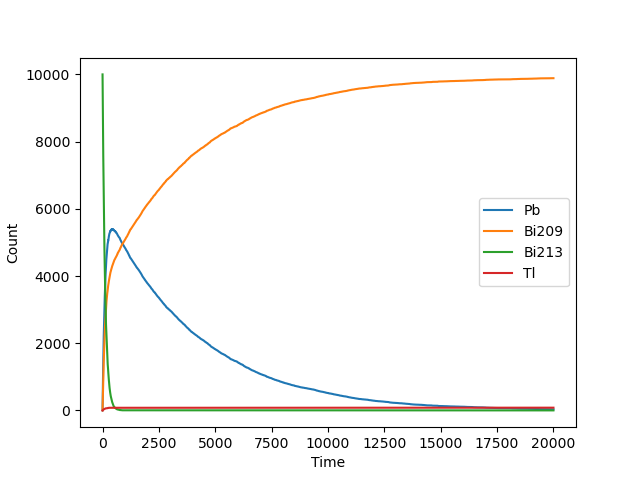

Recreate this plot in Python.
import numpy as np
import matplotlib.pyplot as plt

# Time step in seconds
dt = 1 

# Half-life values in minutes
tau1, tau2, tau3 = 46, 2.2, 3.3 

def decay_type1(N1, N2, N3, N4):
    """Function to simulate change of first isotope"""
    change = np.random.uniform(0,1, size=N1)
    prob = 1 - 2**(-dt / (tau1 * 60))
    change = int(np.sum(np.array(change <= prob )))
    N1 -= change
    N2 += change
    return (N1, N2, N3, N4)

def decay_type2(N1, N2, N3, N4):
    """Function to simulate change of second isotope"""
    change = np.random.uniform(0,1, size=N3)
    prob = 1 - 2**(-dt / (tau2 * 60))
    change = int(np.sum(np.array(change <= prob )))
    N3 -= change
    N1 += change
    return (N1, N2, N3, N4)

def decay_type3(N1, N2, N3, N4):
    """Function to simulate change of third isotope"""
    route = np.random.uniform(0,1, size=N3)
    N1_to_N2 = int(np.sum(route < 0.9791))
    N1_to_N4 = N3 - N1_to_N2 
    # change to N2
    change = np.random.uniform(0,1, size=N1_to_N2)
    prob = 1 - 2**(-dt / (tau3 * 60))
    change = int(np.sum(np.array(change <= prob )))
    N3 -= change
    N2 += change
    # change to N4
    change = np.random.uniform(0,1, size=N1_to_N4)
    prob = 1 - 2**(-dt / (tau3 * 60))
    change = int(np.sum(np.array(change <= prob )))
    N3 -= change
    N4 += change
    return (N1, N2, N3, N4)

# Number of time steps and initialization of arrays for each isotope
t = 20000
steps = t // dt    
N1, N2, N3, N4 = np.zeros(steps+1,dtype=np.int16),np.zeros(steps+1,dtype=np.int16),np.zeros(steps+1,dtype=np.int16),np.zeros(steps+1,dtype=np.int16) 
N1[0], N2[0], N3[0], N4[0] = 0, 0, 10000, 0

# Simulation loop
for i in range(1, steps+1):
    N1[i], N2[i], N3[i], N4[i] = decay_type1(N1[i-1], N2[i-1], N3[i-1], N4[i-1])
    N1[i], N2[i], N3[i], N4[i] = decay_type2(N1[i], N2[i], N3[i], N4[i])
    N1[i], N2[i], N3[i], N4[i] = decay_type3(N1[i], N2[i], N3[i], N4[i])

# Plot results
plt.plot(N1)
plt.plot(N2)
plt.plot(N3)
plt.plot(N4)
plt.legend(['Pb', 'Bi209', 'Bi213', 'Tl'])
plt.xlabel('Time')
plt.ylabel('Count')
plt.savefig('Ques2/Q2.png')
plt.show()

